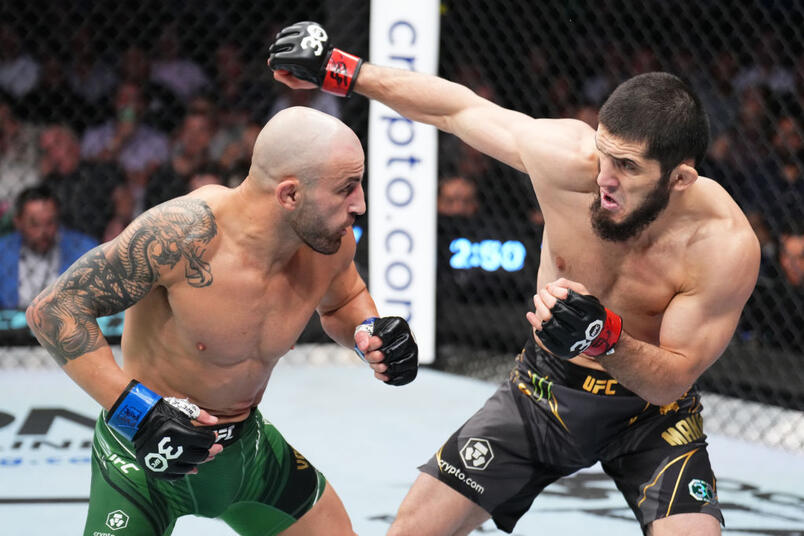
#> input picture man.jpg, 804 x 536 px
$ python 'lap operator.py'   (older library calls are emulated)
#> lines starting #> are read from the running program, lines starting #| are printed output that depends on the picture
import cv2

def high_pass_laplacian_filter(image_path):
    # Load the image
#> called with image_path = 'man.jpg'
    image = cv2.imread(image_path)
#> image is the input picture: shape (536, 804, 3); mean B, G, R 98.6, 102.3, 112.1

    # Convert the image to grayscale
    grayscale_image = cv2.cvtColor(image, cv2.COLOR_BGR2GRAY)
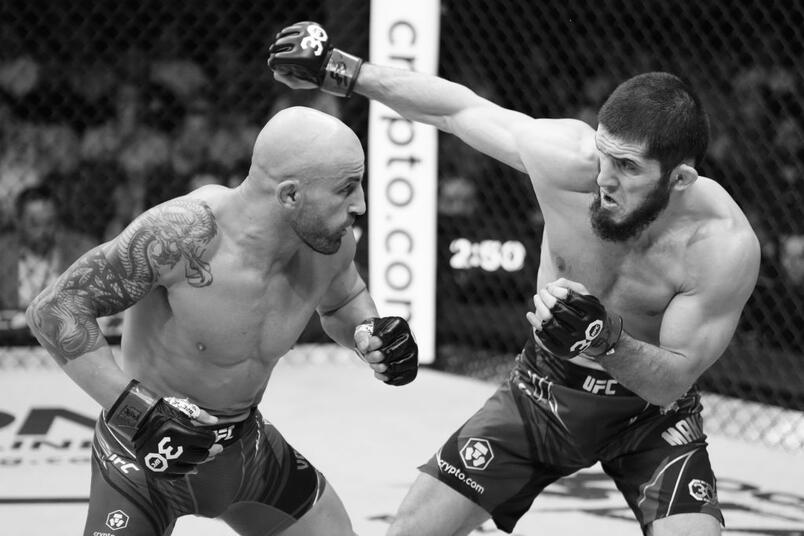
#> grayscale_image: shape (536, 804); min 0, max 255, mean 104.8

    # Apply Laplacian operator
    laplacian = cv2.Laplacian(grayscale_image, cv2.CV_64F)
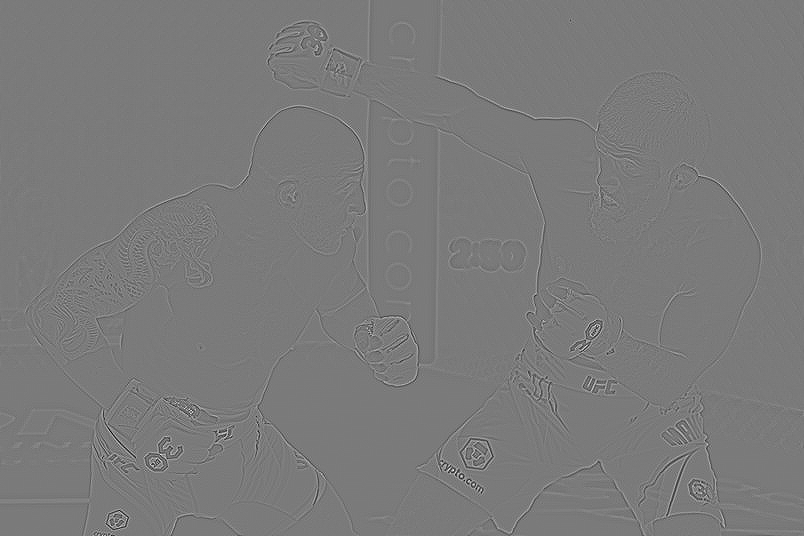
#> laplacian: shape (536, 804) float64; min -363, max 390, mean 0; drawn with min black and max white

    # Normalize the Laplacian to 0-255
    laplacian = cv2.normalize(laplacian, None, 0, 255, cv2.NORM_MINMAX, cv2.CV_8U)

    # Show the original image and the high-pass filtered image
    cv2.imshow("Original Image", image)
    cv2.imshow("High-Pass Filtered Image (Laplacian)", laplacian)

    # Wait for any key press to close windows
    cv2.waitKey(0)
    cv2.destroyAllWindows()

# Example usage
image_path = "man.jpg"
high_pass_laplacian_filter(image_path)

$ run again, with image.jpg copied over man.jpg
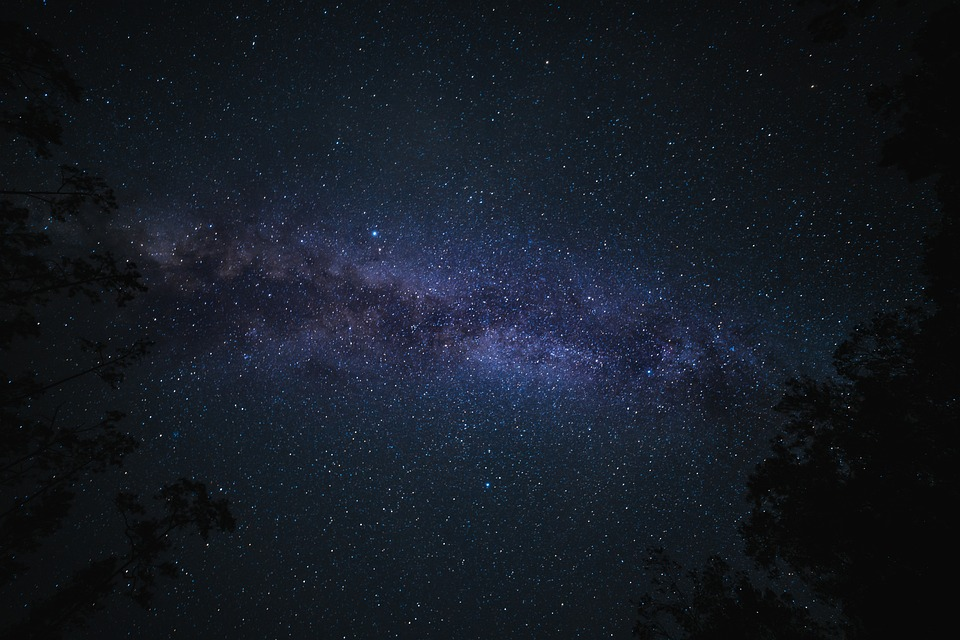
#> input picture image.jpg, 960 x 640 px
#> in high_pass_laplacian_filter, image is the input picture: shape (640, 960, 3); mean B, G, R 35.8, 26.5, 20.6
#> in high_pass_laplacian_filter, `grayscale_image = cv2.cvtColor(image, cv2.COLOR_BGR2GRAY)`:
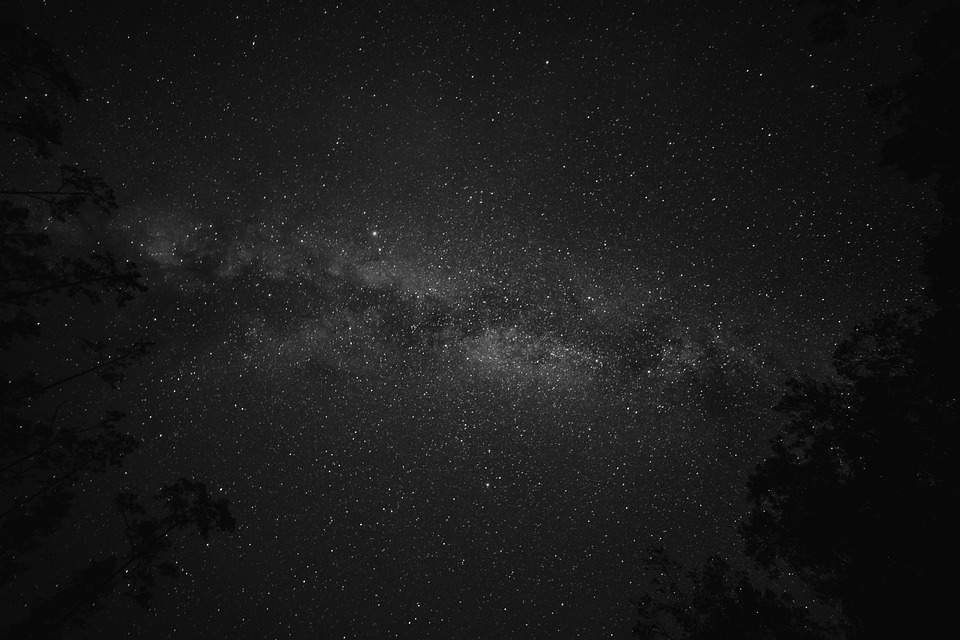
#> grayscale_image: shape (640, 960); min 0, max 255, mean 25.8
#> in high_pass_laplacian_filter, `laplacian = cv2.Laplacian(grayscale_image, cv2.CV_64F)`:
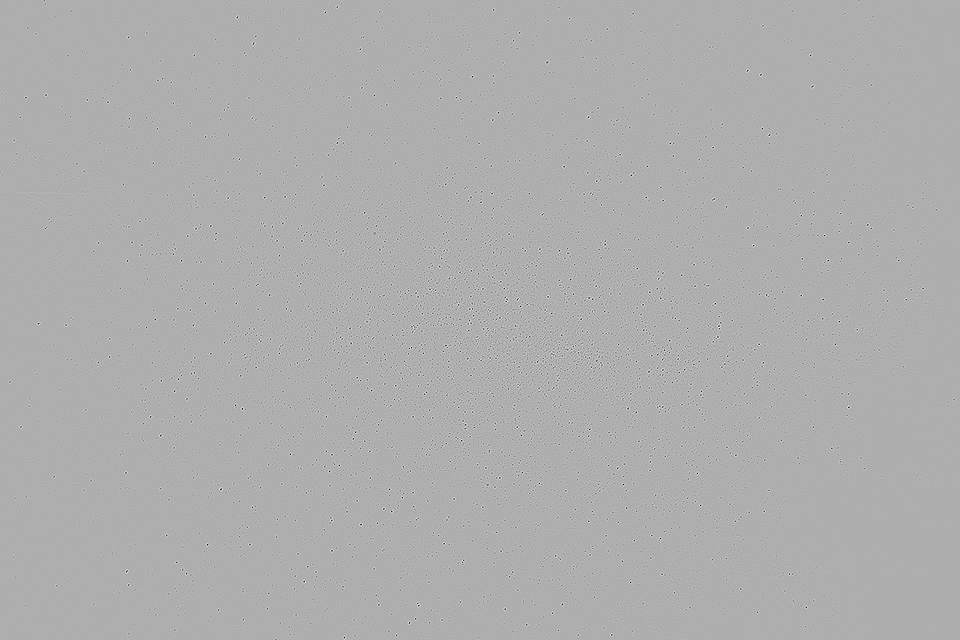
#> laplacian: shape (640, 960) float64; min -760, max 350, mean 0; drawn with min black and max white
